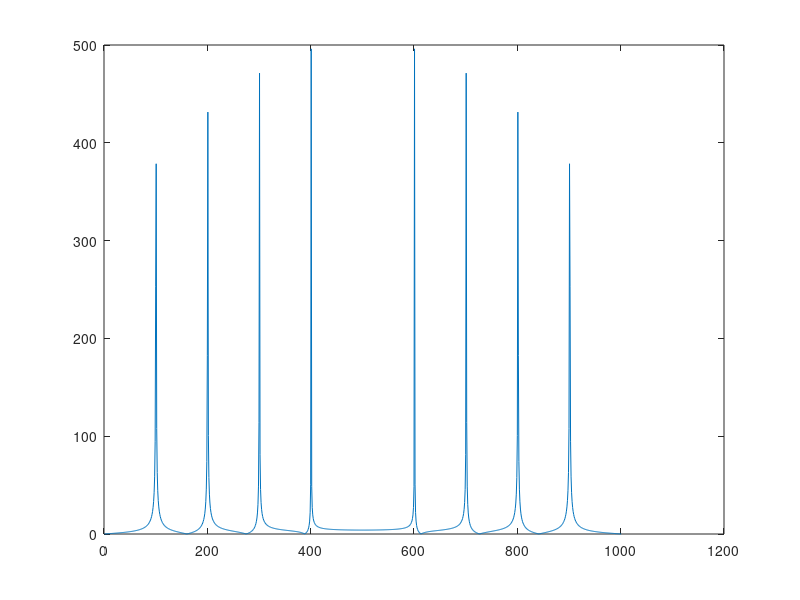

MATLAB code to generate this figure:
t = [0:.1:100]
w = 2*pi
a = cos(w.*t)
b = cos(2*w.*t)
c = cos(3*w.*t)
d = cos(4*w.*t)
sum = a+b+c+d
W = 2*pi*[-5:0.01:5]
v = [-5:.01:5]

y = fftshift(fft(sum))
xF = abs(y)
xFang = abs(angle(y))



hF = 1*exp(-1*i*W*0.25)
plot(abs(hF.*xF))
%thus we see that there are no changes except for multiplication of a0 = 1.